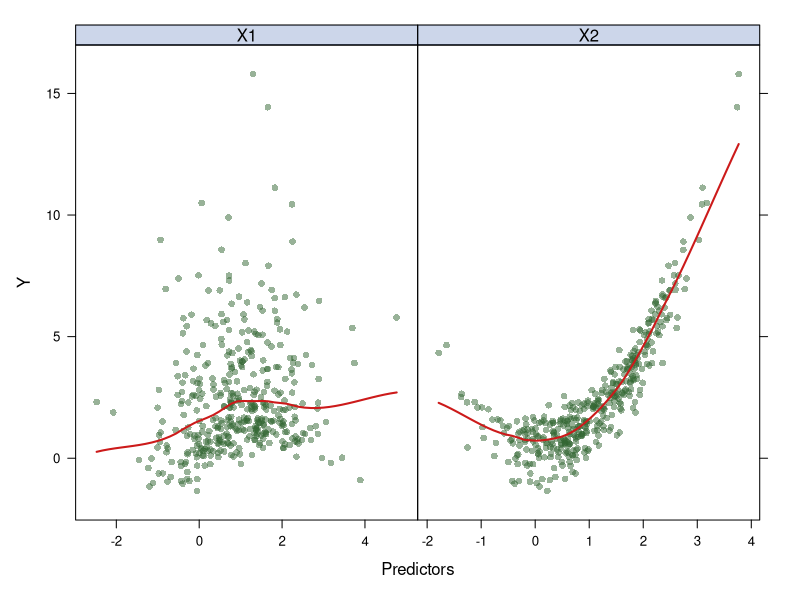
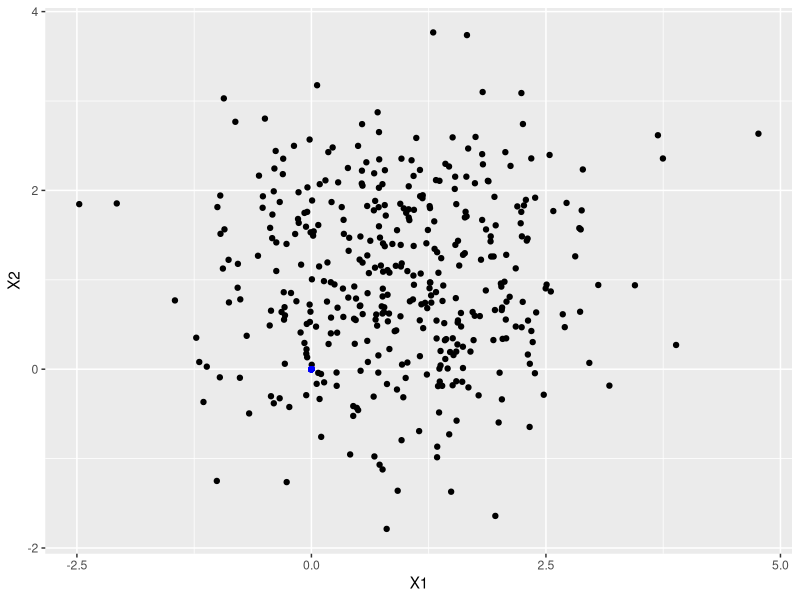
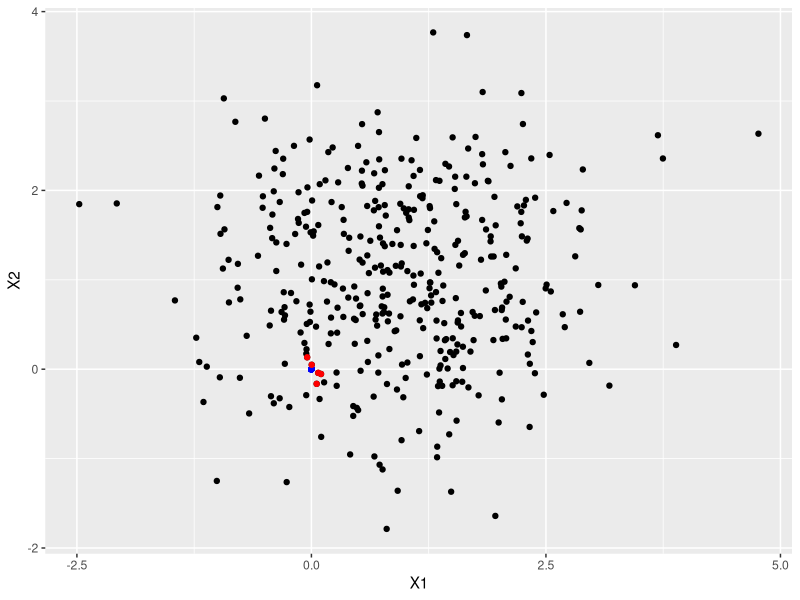
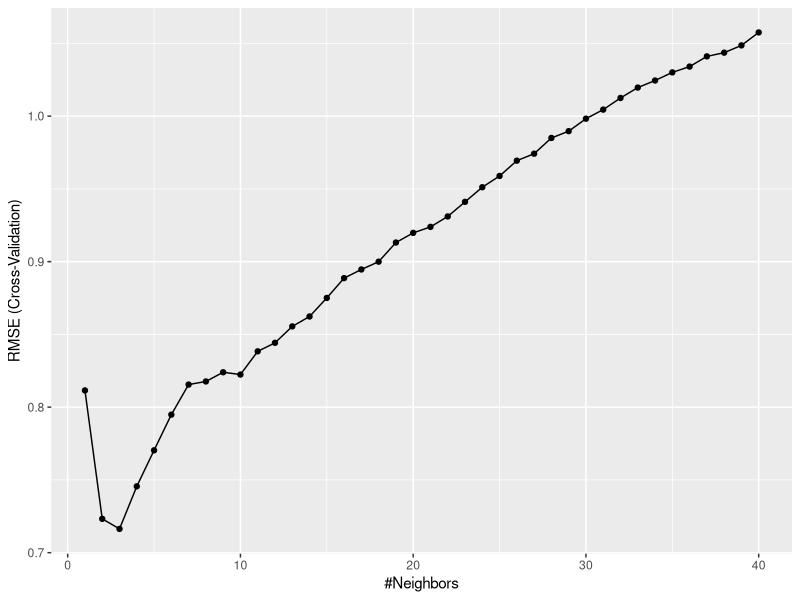

R code for these plots, in order:
## ---- chunk 1
knitr::opts_chunk$set(echo = TRUE, message = FALSE, warning = FALSE)
## ---- chunk 2
library(caret)
library(FNN) # knn.reg()
library(doBy) # which.min()

set.seed(2022)
## ---- chunk 3
genData <- function(N){
  X1 <- rnorm(N, mean = 1)
  X2 <- rnorm(N, mean = 1)
  eps <- rnorm(N, sd = .5)
  Y <- sin(X1) + (X2)^2 + eps
  # Y <- X1 + X2 + eps
  data.frame(Y = Y, X1 = X1, X2 = X2)
}

dat <- genData(500)
## ---- chunk 4
indexTrain <- createDataPartition(y = dat$Y, p = 0.8, list = FALSE)
#将test 和 train data区分； 不返回list，返回matrix；train data分出去80%
trainData <- dat[indexTrain, ]
testData <- dat[-indexTrain, ] #-表示exclude

head(trainData)
## ---- chunk 5
#创造出theme1之后，可以自由串改性质
theme1 <- trellis.par.get()
theme1$plot.symbol$col <- rgb(.2, .4, .2, .5)
theme1$plot.symbol$pch <- 16
theme1$plot.line$col <- rgb(.8, .1, .1, 1)
theme1$plot.line$lwd <- 2
theme1$strip.background$col <- rgb(.0, .2, .6, .2)
trellis.par.set(theme1)

featurePlot(x = trainData[ ,-1], 
            y = trainData[ ,1], 
            plot = "scatter", 
            span = .5, # smotheness
            labels = c("Predictors","Y"),
            type = c("p", "smooth"),#不加就没有线
            layout = c(2, 1))# num of colums and rows
## ---- chunk 6
# scatter plot of X2 vs. X; original data
p <- ggplot(trainData, aes(x = X1, y = X2)) + geom_point() +
  geom_point(aes(x = 0, y = 0), colour="blue")
 
p 

# find the 5 nearest neighbors of (0,0)， 距离公式
dist0 <- sqrt((trainData[,2] - 0)^2 +(trainData[,3] - 0)^2)
neighbor0 <- which.minn(dist0, n = 5)

# visualize the neighbours
p + geom_point(data = trainData[neighbor0, ], 
               colour = "red")

mean(trainData[neighbor0,1])#求第一列y的平均值， 相当欲f hat(0,0)， predictive
## ---- chunk 7
knn.reg(train = trainData[,2:3],
        test = c(0,0),
        y = trainData[,1],
        k = 5)
## ---- chunk 8
kGrid <- expand.grid(k = seq(from = 1, to = 40, by = 1))

set.seed(1)
fit.knn <- train(Y ~ ., 
                 data = trainData,
                 method = "knn",
                 trControl = trainControl(method = "cv", number = 10), # ten-fold cross-validation
                 tuneGrid = kGrid)

ggplot(fit.knn)
## ---- chunk 9
set.seed(1)
fit.lm <- train(Y ~ ., 
                data = trainData,
                method = "lm",
                trControl = trainControl(method = "cv", number = 10))
## ---- chunk 10
rs <- resamples(list(knn = fit.knn, lm = fit.lm))
#extract something(cross-validation result) to resemble

summary(rs, metric = "RMSE")
## ---- chunk 11
pred.knn <- predict(fit.knn, newdata = testData)
pred.lm <- predict(fit.lm, newdata = testData)

RMSE(pred.knn, testData[,1])
RMSE(pred.lm, testData[,1])
